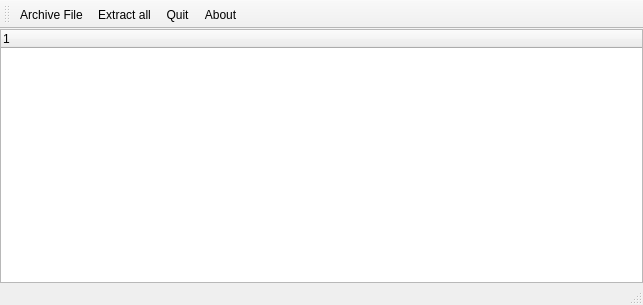
<?xml version="1.0" encoding="UTF-8"?>
<ui version="4.0">
 <class>MainWindow</class>
 <widget class="QMainWindow" name="MainWindow">
  <property name="geometry">
   <rect>
    <x>0</x>
    <y>0</y>
    <width>643</width>
    <height>305</height>
   </rect>
  </property>
  <property name="windowTitle">
   <string>qUnLZX</string>
  </property>
  <widget class="QWidget" name="centralWidget">
   <layout class="QVBoxLayout" name="verticalLayout_2">
    <property name="spacing">
     <number>0</number>
    </property>
    <property name="margin">
     <number>0</number>
    </property>
    <item>
     <layout class="QVBoxLayout" name="verticalLayout">
      <item>
       <widget class="QTreeWidget" name="treeWidget">
        <column>
         <property name="text">
          <string notr="true">1</string>
         </property>
        </column>
       </widget>
      </item>
     </layout>
    </item>
   </layout>
  </widget>
  <widget class="QToolBar" name="mainToolBar">
   <attribute name="toolBarArea">
    <enum>TopToolBarArea</enum>
   </attribute>
   <attribute name="toolBarBreak">
    <bool>false</bool>
   </attribute>
   <addaction name="actionArchive"/>
   <addaction name="actionExtractAll"/>
   <addaction name="actionQuit"/>
   <addaction name="actionAbout"/>
  </widget>
  <widget class="QStatusBar" name="statusBar"/>
  <action name="actionArchive">
   <property name="text">
    <string>Archive &amp;File</string>
   </property>
   <property name="toolTip">
    <string>Select archive file to open.</string>
   </property>
   <property name="shortcut">
    <string>F</string>
   </property>
  </action>
  <action name="actionQuit">
   <property name="text">
    <string>&amp;Quit</string>
   </property>
   <property name="shortcut">
    <string>Esc</string>
   </property>
  </action>
  <action name="actionAbout">
   <property name="text">
    <string>&amp;About</string>
   </property>
   <property name="toolTip">
    <string>About this program.</string>
   </property>
   <property name="shortcut">
    <string>?</string>
   </property>
  </action>
  <action name="actionExtractAll">
   <property name="text">
    <string>E&amp;xtract all</string>
   </property>
   <property name="toolTip">
    <string>Extract all archive files to a given path.</string>
   </property>
   <property name="shortcut">
    <string>X</string>
   </property>
  </action>
 </widget>
 <layoutdefault spacing="6" margin="11"/>
 <resources/>
 <connections>
  <connection>
   <sender>actionQuit</sender>
   <signal>triggered()</signal>
   <receiver>MainWindow</receiver>
   <slot>close()</slot>
   <hints>
    <hint type="sourcelabel">
     <x>-1</x>
     <y>-1</y>
    </hint>
    <hint type="destinationlabel">
     <x>199</x>
     <y>149</y>
    </hint>
   </hints>
  </connection>
 </connections>
</ui>
